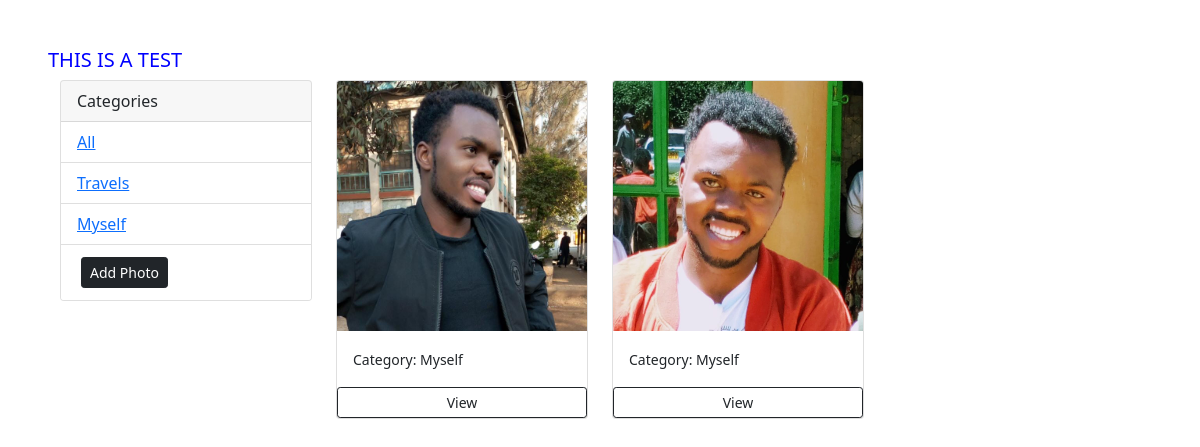
The app's page /?category=Myself with its own data.
### photos/models.py (models this page shows, shortened)
class Category(models.Model):
    name = models.CharField(max_length=100, null=False, blank=False)

class Photo(models.Model):
    category = models.ForeignKey(Category, null=True, blank=True, on_delete=models.SET_NULL)
    image = models.ImageField(null=False, blank=False)
    description = models.TextField()

### photos/views.py (the view)
# urls.py: url(r'^$', views.gallery, name='gallery',),
def gallery(request):
    category = request.GET.get('category')
    if category == None:
        photos = Photo.objects.all()
    else:
        photos = Photo.objects.filter(category__name=category)
    categories = Category.objects.all()
    context = {'categories':categories, 'photos':photos}
    return render (request, 'photos/gallery.html', context)

### photos/templates/photos/gallery.html (shortened to what this page needs)
{% load static %}
<!DOCTYPE html>
<html lang="en">
<head>
    <link rel="stylesheet" href="{% static 'css/style.css' %}">
    <link href="https://cdn.jsdelivr.net/npm/bootstrap@5.0.2/dist/css/bootstrap.min.css" rel="stylesheet">
</head>
<body class="m-5">
    <h5>THIS IS A TEST</h5>
    <div class="container">
        <div class="row">
            <div class="col-md-3">
                <div class="card">
                    <div class="card-header">
                    Categories
                    </div>
                    <ul class="list-group list-group-flush">
                      <li class="list-group-item"><a href="{% url 'gallery' %}">All</a></li>
                      {% for category in categories %}
                      <li class="list-group-item"><a href="{% url 'gallery' %}?category={{category.name}}">{{category.name}}</a></li>
                      {% endfor %}
                      <li class="list-group-item"><a class="btn btn-dark btn-block btn-sm m-1" href="{% url 'add' %}">Add Photo</a></li>
                    </ul>
                  </div>
            </div>
            <div class="col-md-9">
                <div class="row">
                    {% for photo in photos %}
                    <div class="col-md-4">
                        <div class="card" >
                            <img src="{{photo.image.url }}" class="card-img-top" alt="...">
                            <div class="card-body">
                              <small>Category: {{photo.category.name}}</small>
                            </div>
                            <a href="{% url 'photo' %}" class="btn btn-outline-dark btn-sm">View</a>
                          </div>
                    </div>
                    {% empty %}
                    <h3>There are no photos....</h3>
                    {% endfor %}
                </div>
            </div>
        </div>
    </div>
</body>
</html>

### static/css/style.css (style rules this page uses)
h5 { color: blue; }

### records on screen
Category: name "Travels"
Category: name "Myself"
Photo: image (picture), category.name "Myself"
Photo: image (placeholder picture), category.name "Myself"
